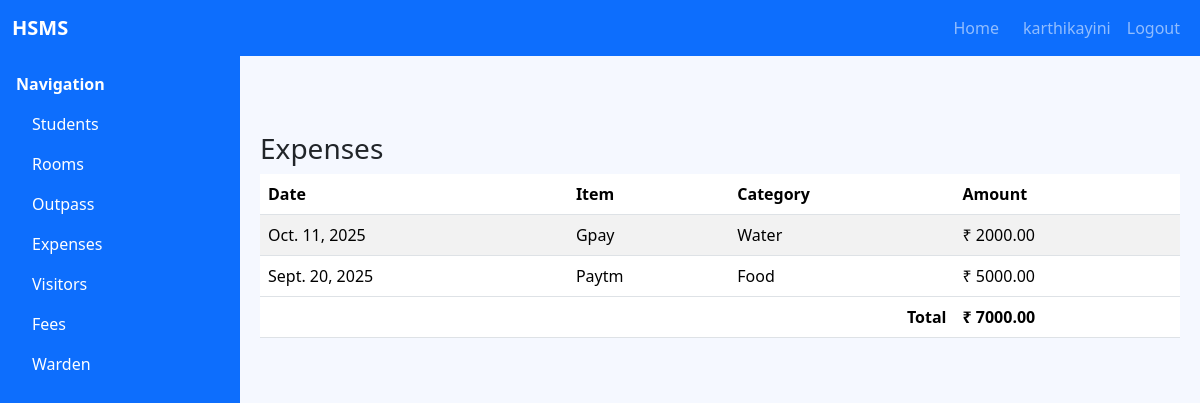
Screenshot of /expenses/ (signed in) with the database file from the repository.
### accounts/models.py (models this page shows, shortened)
class User(AbstractUser):
    class Roles(models.TextChoices):
        STUDENT = "student", "Student"
        WARDEN = "warden", "Warden"
        ADMIN = "admin", "Admin"
    role = models.CharField(
        max_length=20,
        choices=Roles.choices,
        default=Roles.STUDENT,
        help_text="Role for role-based access control",
    )
    reg_no = models.CharField(
        max_length=50,
        blank=True,
        null=True,
        help_text="Registration number for students (optional for staff)",
        unique=False,
    )

### expenses/models.py (models this page shows, shortened)
class Expense(models.Model):
    class Category(models.TextChoices):
        FOOD = "Food", "Food"
        WATER = "Water", "Water"
        GAS = "Gas", "Gas"
        OTHERS = "Others", "Others"
    date = models.DateField()
    item = models.CharField(max_length=200)
    amount = models.DecimalField(max_digits=10, decimal_places=2)
    category = models.CharField(max_length=20, choices=Category.choices)

### expenses/views.py (the view)
# urls.py: path('', expense_list, name='expenses_list'),
@login_required
def expense_list(request):
    qs = Expense.objects.order_by('-date')
    total = sum(e.amount for e in qs)
    return render(request, 'expenses/list.html', { 'expenses': qs, 'total': total })

### expenses/templates/expenses/list.html (shortened to what this page needs)
{% extends 'base.html' %}
{% block content %}
<h3>Expenses</h3>
<div class="table-responsive">
  <table class="table table-striped">
    <thead>
      <tr>
        <th>Date</th>
        <th>Item</th>
        <th>Category</th>
        <th>Amount</th>
      </tr>
    </thead>
    <tbody>
      {% for e in expenses %}
      <tr>
        <td>{{ e.date }}</td>
        <td>{{ e.item }}</td>
        <td>{{ e.category }}</td>
        <td>₹ {{ e.amount }}</td>
      </tr>
      {% empty %}
      <tr><td colspan="4">No expenses.</td></tr>
      {% endfor %}
    </tbody>
    <tfoot>
      <tr>
        <th colspan="3" class="text-end">Total</th>
        <th>₹ {{ total }}</th>
      </tr>
    </tfoot>
  </table>
  </div>
{% endblock %}

### templates/base.html (shortened to what this page needs)
<!doctype html>
<html>
<head>
  <link href="https://cdn.jsdelivr.net/npm/bootstrap@5.3.3/dist/css/bootstrap.min.css" rel="stylesheet">
  </head>
<body>
  <nav class="navbar navbar-expand-lg navbar-dark bg-primary topbar">
    <div class="container-fluid">
      <a class="navbar-brand fw-semibold" href="/">HSMS</a>
      <div class="collapse navbar-collapse" id="topbarMenu">
        <ul class="navbar-nav ms-auto">
          {% if user.is_authenticated and user.role == 'warden' %}
          <li class="nav-item"><a class="nav-link" href="/warden/dashboard/">Home</a></li>
          {% elif user.is_authenticated and user.role == 'student' %}
          <li class="nav-item"><a class="nav-link" href="/student/dashboard/">Home</a></li>
          {% endif %}
          {% if user.is_authenticated %}
          <li class="nav-item"><a class="nav-link" href="/accounts/profile/">{{ user.username }}</a></li>
          <li class="nav-item"><a class="nav-link" href="/accounts/logout/">Logout</a></li>
          {% else %}
          <li class="nav-item"><a class="nav-link" href="/accounts/login/">Login</a></li>
          <li class="nav-item"><a class="nav-link" href="/accounts/register/">Register</a></li>
          {% endif %}
        </ul>
      </div>
    </div>
  </nav>
  {% block sidebar %}
  <aside class="sidebar d-none d-md-block">
    <div class="p-3">
      <div class="fw-semibold mb-2">Navigation</div>
      <div class="list-group list-group-flush">
        <a href="/students/" class="list-group-item list-group-item-action bg-transparent text-white border-0">Students</a>
        <a href="/rooms/" class="list-group-item list-group-item-action bg-transparent text-white border-0">Rooms</a>
        <a href="/outpass/" class="list-group-item list-group-item-action bg-transparent text-white border-0">Outpass</a>
        <a href="/expenses/" class="list-group-item list-group-item-action bg-transparent text-white border-0">Expenses</a>
        <a href="/visitors/" class="list-group-item list-group-item-action bg-transparent text-white border-0">Visitors</a>
        <a href="/fees/" class="list-group-item list-group-item-action bg-transparent text-white border-0">Fees</a>
        <a href="/warden/" class="list-group-item list-group-item-action bg-transparent text-white border-0">Warden</a>
      </div>
    </div>
  </aside>
  {% endblock %}
  <main class="content">
    {% block content %}{% endblock %}
  </main>
</body>
</html>

### templates/base.html (style rules this page uses)
body { background-color: #f5f8ff; }
.topbar { position: sticky; top: 0; z-index: 1030; }
.sidebar { position: fixed; top: 56px; bottom: 0; left: 0; width: 240px; background-color: #0d6efd; color: #fff; overflow-y: auto; }
.sidebar a { color: #e7efff; text-decoration: none; }
.content { margin-top: 56px; margin-left: 240px; padding: 20px; }

### rows the page displays
User: username "karthikayini"
Expense: date "Oct. 11, 2025", item "Gpay", category "Water", amount "2000.00"
Expense: date "Sept. 20, 2025", item "Paytm", category "Food", amount "5000.00"

### other values shown
{{ total }} "7000.00"
